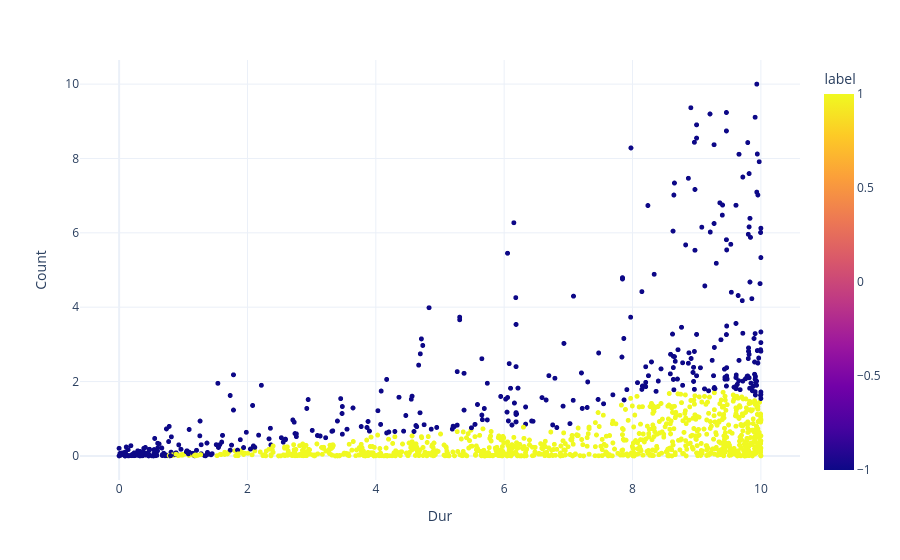

The cell this chart's notebook holds for it:
### Markdown cell above
所经过的探针数量多不应当被视为噪声，因此在排除离群值时仅考虑数据持续时间和数据量

### Code cell
from sklearn.ensemble import IsolationForest
rng = np.random.RandomState(42)
model_IF = IsolationForest(max_samples=100,random_state=rng,contamination='auto')
model_IF.fit(df_outlier[['Dur','Count']])
df_outlier['label'] = model_IF.predict(df_outlier[['Dur','Count']])
print(df_outlier.label.value_counts())

fig = px.scatter(df_outlier,y = 'Count',x = 'Dur',color='label')
fig.update_traces(marker_size = 5)
fig.update_layout(scattermode='group')
fig.show()

### Figure 1 — Plotly figure (JSON) as saved in the notebook; plotly's stock layout.template omitted (floating-point values rounded to 4 significant figures; data arrays with more than 128 entries replaced by an {"elided": "..."} marker saying what was removed)
{"data": [{"hovertemplate": "Dur=%{x}<br>Count=%{y}<br>label=%{marker.color}<extra></extra>", "legendgroup": "", "marker": {"color": {"elided": "1349 int values"}, "coloraxis": "coloraxis", "size": 5, "symbol": "circle"}, "mode": "markers", "name": "", "showlegend": false, "type": "scattergl", "x": {"elided": "1349 float values"}, "xaxis": "x", "y": {"elided": "1349 float values"}, "yaxis": "y"}], "layout": {"coloraxis": {"colorbar": {"title": {"text": "label"}}, "colorscale": [[0, "#0d0887"], [0.1111, "#46039f"], [0.2222, "#7201a8"], [0.3333, "#9c179e"], [0.4444, "#bd3786"], [0.5556, "#d8576b"], [0.6667, "#ed7953"], [0.7778, "#fb9f3a"], [0.8889, "#fdca26"], [1, "#f0f921"]]}, "legend": {"tracegroupgap": 0}, "margin": {"t": 60}, "scattermode": "group", "xaxis": {"anchor": "y", "domain": [0, 1], "title": {"text": "Dur"}}, "yaxis": {"anchor": "x", "domain": [0, 1], "title": {"text": "Count"}}}}
